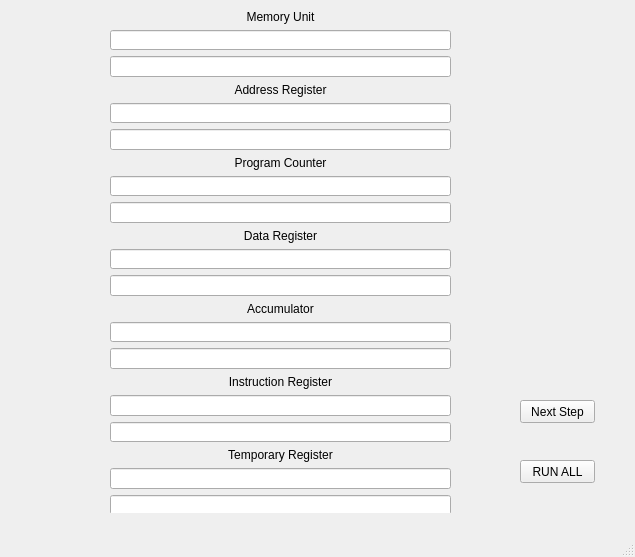
<?xml version="1.0" encoding="UTF-8"?>
<ui version="4.0">
 <class>MainWindow</class>
 <widget class="QMainWindow" name="MainWindow">
  <property name="geometry">
   <rect>
    <x>0</x>
    <y>0</y>
    <width>635</width>
    <height>557</height>
   </rect>
  </property>
  <property name="windowTitle">
   <string>MainWindow</string>
  </property>
  <widget class="QWidget" name="centralwidget">
   <widget class="QWidget" name="verticalLayoutWidget">
    <property name="geometry">
     <rect>
      <x>110</x>
      <y>10</y>
      <width>341</width>
      <height>503</height>
     </rect>
    </property>
    <layout class="QVBoxLayout" name="verticalLayout">
     <item>
      <widget class="QLabel" name="label_2">
       <property name="text">
        <string>Memory Unit</string>
       </property>
       <property name="alignment">
        <set>Qt::AlignCenter</set>
       </property>
      </widget>
     </item>
     <item>
      <widget class="QLineEdit" name="lineEdit_2">
       <property name="text">
        <string/>
       </property>
       <property name="alignment">
        <set>Qt::AlignCenter</set>
       </property>
      </widget>
     </item>
     <item>
      <widget class="QLineEdit" name="lineEdit_3">
       <property name="alignment">
        <set>Qt::AlignCenter</set>
       </property>
      </widget>
     </item>
     <item>
      <widget class="QLabel" name="label">
       <property name="text">
        <string>Address Register</string>
       </property>
       <property name="alignment">
        <set>Qt::AlignCenter</set>
       </property>
      </widget>
     </item>
     <item>
      <widget class="QLineEdit" name="lineEdit_4">
       <property name="alignment">
        <set>Qt::AlignCenter</set>
       </property>
      </widget>
     </item>
     <item>
      <widget class="QLineEdit" name="lineEdit_5">
       <property name="alignment">
        <set>Qt::AlignCenter</set>
       </property>
      </widget>
     </item>
     <item>
      <widget class="QLabel" name="label_3">
       <property name="text">
        <string>Program Counter</string>
       </property>
       <property name="alignment">
        <set>Qt::AlignCenter</set>
       </property>
      </widget>
     </item>
     <item>
      <widget class="QLineEdit" name="lineEdit_6">
       <property name="alignment">
        <set>Qt::AlignCenter</set>
       </property>
      </widget>
     </item>
     <item>
      <widget class="QLineEdit" name="lineEdit">
       <property name="alignment">
        <set>Qt::AlignCenter</set>
       </property>
      </widget>
     </item>
     <item>
      <widget class="QLabel" name="label_4">
       <property name="text">
        <string>Data Register</string>
       </property>
       <property name="alignment">
        <set>Qt::AlignCenter</set>
       </property>
      </widget>
     </item>
     <item>
      <widget class="QLineEdit" name="lineEdit_8">
       <property name="alignment">
        <set>Qt::AlignCenter</set>
       </property>
      </widget>
     </item>
     <item>
      <widget class="QLineEdit" name="lineEdit_7">
       <property name="alignment">
        <set>Qt::AlignCenter</set>
       </property>
      </widget>
     </item>
     <item>
      <widget class="QLabel" name="label_5">
       <property name="text">
        <string>Accumulator</string>
       </property>
       <property name="alignment">
        <set>Qt::AlignCenter</set>
       </property>
      </widget>
     </item>
     <item>
      <widget class="QLineEdit" name="lineEdit_9">
       <property name="alignment">
        <set>Qt::AlignCenter</set>
       </property>
      </widget>
     </item>
     <item>
      <widget class="QLineEdit" name="lineEdit_10">
       <property name="alignment">
        <set>Qt::AlignCenter</set>
       </property>
      </widget>
     </item>
     <item>
      <widget class="QLabel" name="label_6">
       <property name="text">
        <string>Instruction Register</string>
       </property>
       <property name="alignment">
        <set>Qt::AlignCenter</set>
       </property>
      </widget>
     </item>
     <item>
      <widget class="QLineEdit" name="lineEdit_12">
       <property name="alignment">
        <set>Qt::AlignCenter</set>
       </property>
      </widget>
     </item>
     <item>
      <widget class="QLineEdit" name="lineEdit_11">
       <property name="alignment">
        <set>Qt::AlignCenter</set>
       </property>
      </widget>
     </item>
     <item>
      <widget class="QLabel" name="label_7">
       <property name="text">
        <string>Temporary Register</string>
       </property>
       <property name="alignment">
        <set>Qt::AlignCenter</set>
       </property>
      </widget>
     </item>
     <item>
      <widget class="QLineEdit" name="lineEdit_13">
       <property name="alignment">
        <set>Qt::AlignCenter</set>
       </property>
      </widget>
     </item>
     <item>
      <widget class="QLineEdit" name="lineEdit_14">
       <property name="alignment">
        <set>Qt::AlignCenter</set>
       </property>
      </widget>
     </item>
    </layout>
   </widget>
   <widget class="QPushButton" name="pushButton">
    <property name="geometry">
     <rect>
      <x>520</x>
      <y>460</y>
      <width>75</width>
      <height>23</height>
     </rect>
    </property>
    <property name="text">
     <string>RUN ALL</string>
    </property>
   </widget>
   <widget class="QPushButton" name="pushButton_2">
    <property name="geometry">
     <rect>
      <x>520</x>
      <y>400</y>
      <width>75</width>
      <height>23</height>
     </rect>
    </property>
    <property name="text">
     <string>Next Step</string>
    </property>
   </widget>
  </widget>
  <widget class="QMenuBar" name="menubar">
   <property name="geometry">
    <rect>
     <x>0</x>
     <y>0</y>
     <width>635</width>
     <height>21</height>
    </rect>
   </property>
  </widget>
  <widget class="QStatusBar" name="statusbar"/>
 </widget>
 <resources/>
 <connections/>
</ui>
